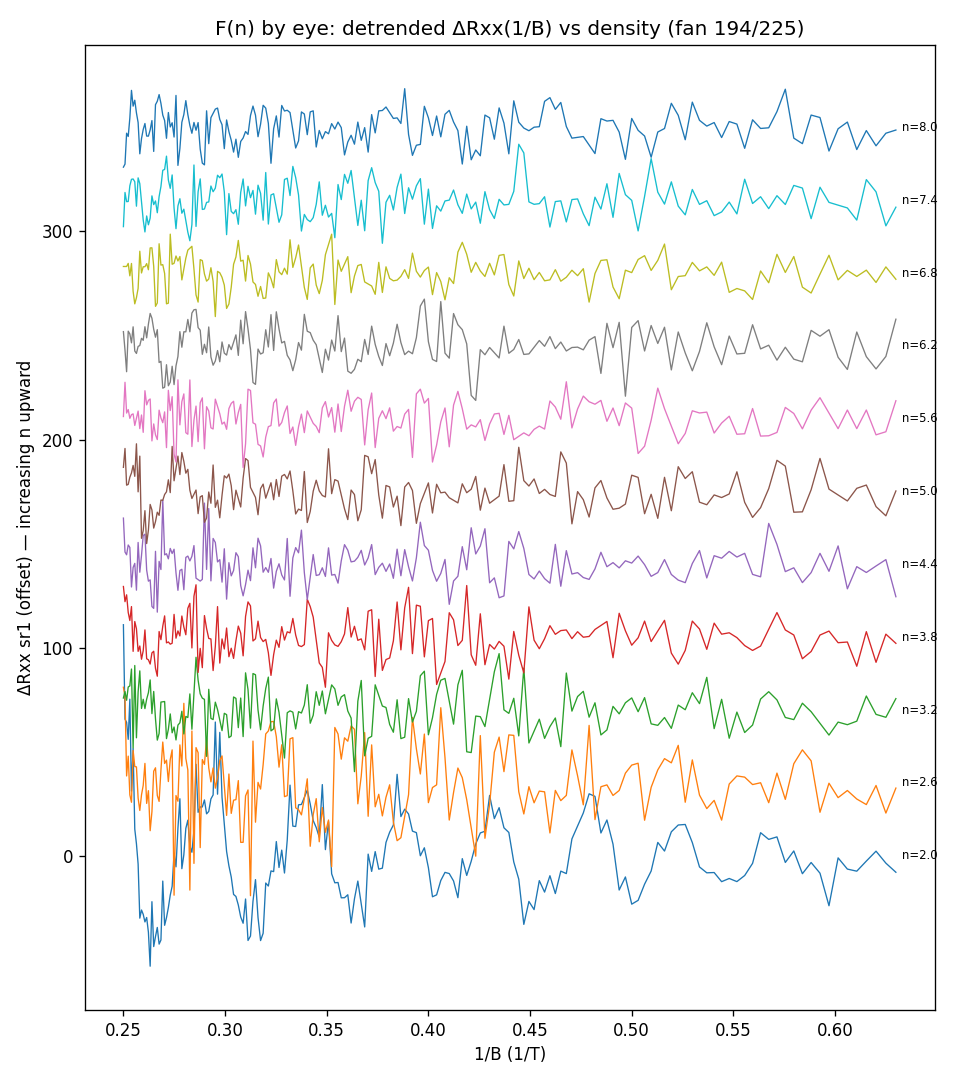

Here is the Python script that generated this plot:
import numpy as np,json,os
import matplotlib;matplotlib.use("Agg");import matplotlib.pyplot as plt
from scipy.ndimage import gaussian_filter1d
fn='data/39/data.tsv.gz' if os.path.exists('data/39/data.tsv.gz') else 'data/39/data.tsv'
m=json.load(open('data/39/metadata.json'));ci={c:i for i,c in enumerate(m['columns'])}
raw=np.genfromtxt(fn,invalid_raise=False);raw=raw[~np.isnan(raw).any(axis=1)]
nfast=31;nr=raw.shape[0]//nfast;g=raw[:nr*nfast].reshape(nr,nfast,-1)
B=g[:,0,ci['magnet_mag']];n=np.linspace(2,8,nfast);Ib=5e-9
sel=B>=1.5;x=1/B[sel];o=np.argsort(x);x=x[o]
print(f"{nr}/225 rows, B[1.5,4] -> {sel.sum()} pts, 1/B span {x.max()-x.min():.3f}")
fig,ax=plt.subplots(figsize=(8,9))
off=0
for j in range(0,nfast,3):   # ~11 densities
    R=(g[sel,j,ci['sr1_X']]/Ib)[o];osc=R-gaussian_filter1d(R,10)
    ax.plot(x,osc+off,lw=.8)
    ax.text(x.max()*1.005,off,f'n={n[j]:.1f}',fontsize=7,va='center')
    off+=35
ax.set(xlabel='1/B (1/T)',ylabel='ΔRxx sr1 (offset) — increasing n upward',title=f'F(n) by eye: detrended ΔRxx(1/B) vs density (fan {nr}/225)')
plt.tight_layout();fig.savefig('hera_scratch/fn_waterfall.png',dpi=120);print('saved')
